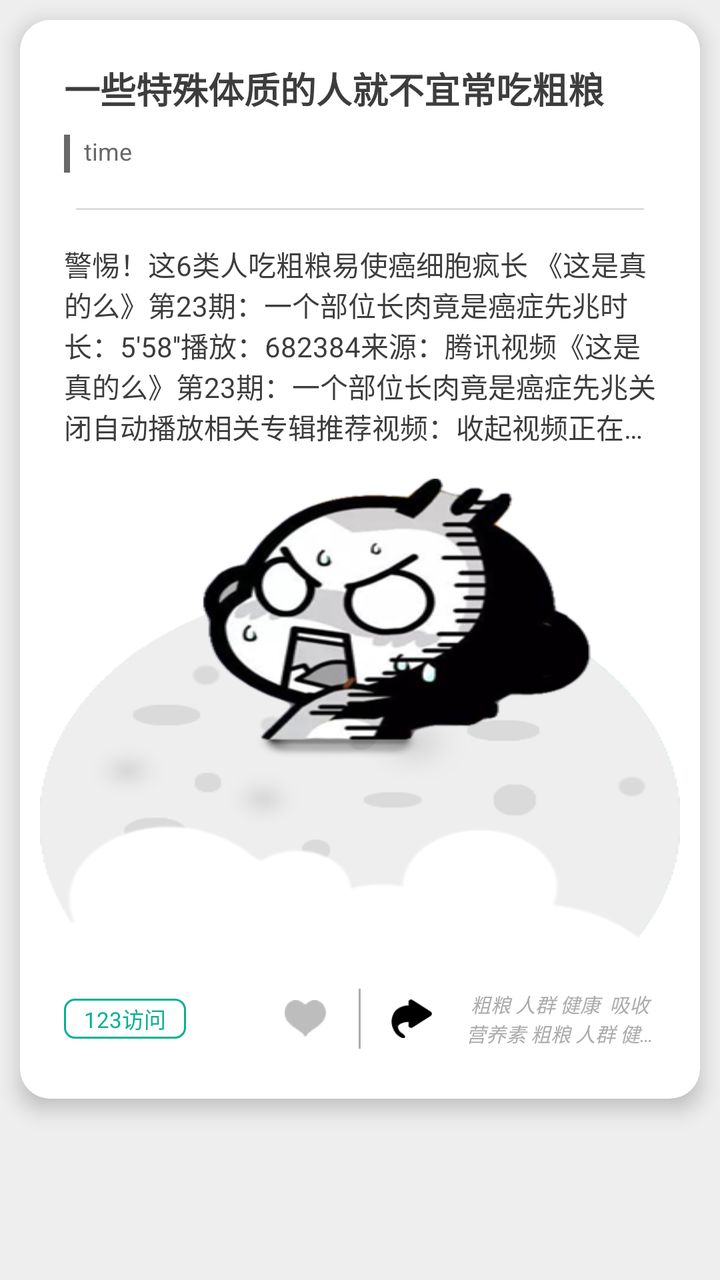
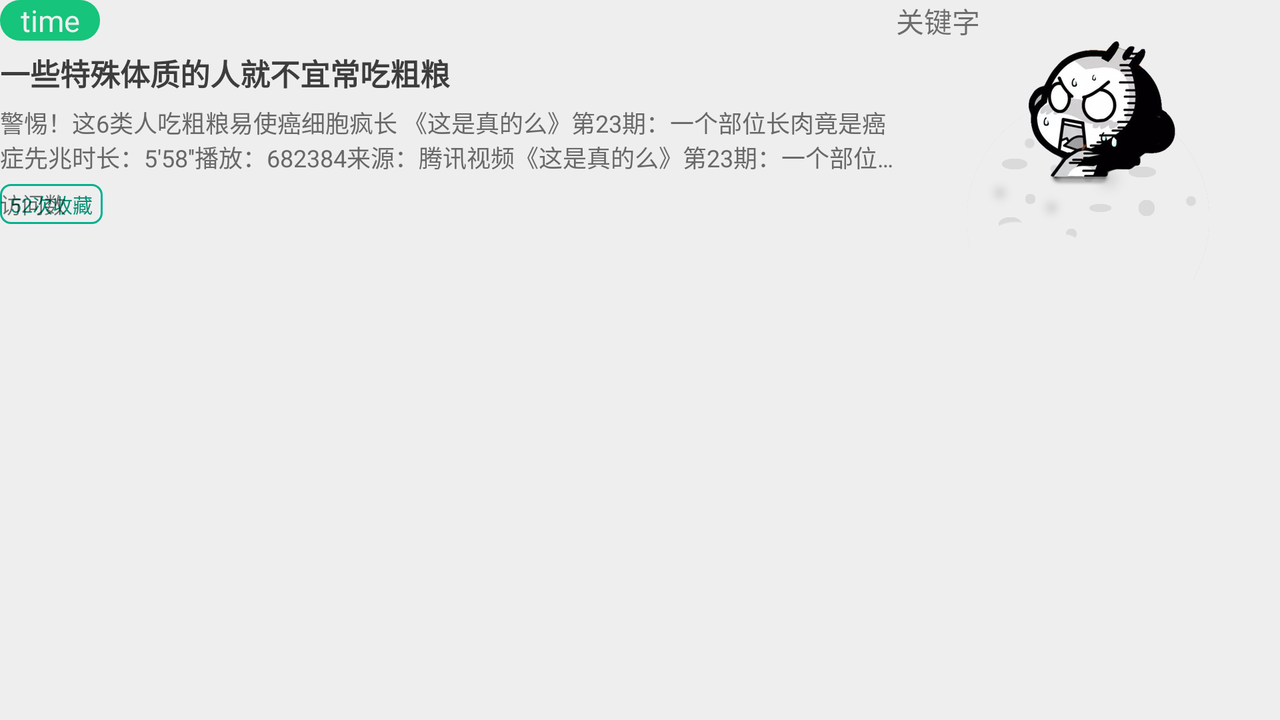

Two renders of one Android screen. The first uses the default layout on a phone; the second uses the alternative layout the repository ships for a different screen configuration, on a matching device. The two XML files are below.
<!-- AndroidManifest.xml: application theme AppTheme -->
<!-- res/layout/fragment_health_rv_item.xml -->
<?xml version="1.0" encoding="utf-8"?>
<LinearLayout xmlns:android="http://schemas.android.com/apk/res/android"
    android:layout_width="match_parent"
    android:layout_height="wrap_content"
    xmlns:app="http://schemas.android.com/apk/res-auto"
    android:orientation="vertical">

    <android.support.v7.widget.CardView
        android:layout_width="wrap_content"
        android:layout_height="wrap_content"
        android:layout_marginBottom="10dp"
        android:layout_marginTop="10dp"
        android:layout_marginLeft="10dp"
        android:layout_marginRight="10dp"
        app:cardCornerRadius="15dp"
        app:cardElevation="6dp"
        >

    <LinearLayout
        android:layout_width="match_parent"
        android:layout_height="match_parent"
        android:layout_marginBottom="16dp"
        android:layout_marginLeft="10dp"
        android:layout_marginRight="10dp"
        android:background="@color/white"
        android:orientation="vertical">

        <LinearLayout
            android:layout_width="match_parent"
            android:layout_height="match_parent"

            android:layout_marginTop="16dp"
            android:orientation="vertical">

            <TextView
                android:id="@+id/health_rv_title"
                android:layout_width="match_parent"
                android:layout_height="wrap_content"
                android:layout_marginLeft="12dp"
                android:layout_marginRight="12dp"
                android:layout_marginTop="5dp"
                android:ellipsize="end"
                android:lines="1"
                android:text="一些特殊体质的人就不宜常吃粗粮"
                android:textColor="@color/white_d_d_d_d"
                android:textSize="18sp"
                android:textStyle="bold" />

            <RelativeLayout
                android:layout_marginLeft="12dp"
                android:layout_marginRight="12dp"
                android:layout_width="match_parent"
                android:layout_height="wrap_content"
                android:layout_marginTop="10dp"

                >

                <TextView
                    android:id="@+id/health_rv_mark"
                    android:layout_width="3dp"
                    android:layout_height="wrap_content"
                    android:background="@color/white_d_d_d" />

                <TextView
                    android:id="@+id/health_rv_time"
                    android:layout_width="wrap_content"
                    android:layout_height="wrap_content"
                    android:layout_marginLeft="10dp"
                    android:gravity="center"
                    android:text="time"
                    android:textColor="@color/white_d_d_d"
                    android:textSize="12sp"

                    />
            </RelativeLayout>

            <TextView
                android:layout_width="match_parent"
                android:layout_height="1px"
                android:layout_marginLeft="18dp"
                android:layout_marginRight="18dp"
                android:layout_marginTop="18dp"
                android:layout_marginBottom="17dp"
                android:background="@color/white_d_d" />

            <TextView
                android:id="@+id/health_rv_description"
                android:layout_width="match_parent"
                android:layout_height="wrap_content"
                android:ellipsize="end"
                android:layout_marginLeft="12dp"
                android:layout_marginRight="12dp"
                android:maxLines="5"
                android:minLines="2"
                android:text="警惕！这6类人吃粗粮易使癌细胞疯长 《这是真的么》第23期：一个部位长肉竟是癌症先兆时长：5'58''播放：682384来源：腾讯视频《这是真的么》第23期：一个部位长肉竟是癌症先兆关闭自动播放相关专辑推荐视频：收起视频正在播放现代生活的精细化和精致化，成为诸多营养疾病的诱因"
                android:textColor="@color/white_d_d_d_d"
                android:textSize="14sp" />

            <ImageView
                android:scaleType="fitXY"
                android:id="@+id/health_rv_image"
                android:layout_width="match_parent"
                android:layout_height="230dp"
                android:layout_marginTop="16dp"
                android:src="@mipmap/tip_error" />

            <RelativeLayout
                android:layout_marginLeft="12dp"
                android:layout_marginRight="12dp"
                android:layout_width="match_parent"
                android:layout_height="@dimen/action_bar_height"
                android:layout_marginTop="16dp"

                >

                <TextView
                    android:textStyle="italic"
                    android:id="@+id/health_rv_key_world"
                    android:layout_width="wrap_content"
                    android:layout_height="match_parent"
                    android:layout_alignParentEnd="true"
                    android:layout_alignParentRight="true"
                    android:layout_centerVertical="true"
                    android:ellipsize="end"
                    android:gravity="center"
                    android:lines="2"
                    android:text="粗粮 人群 健康  吸收 营养素 粗粮 人群 健康  吸收 营养素"
                    android:textColor="@color/white_d_d"
                    android:textSize="10sp"
                    android:layout_toRightOf="@+id/health_rv_collection"
                    android:layout_toEndOf="@+id/health_rv_collection" />


                <TextView
                    android:id="@+id/health_rv_visit"
                    android:layout_width="wrap_content"
                    android:layout_height="wrap_content"
                    android:background="@drawable/health_item_collection"
                    android:gravity="center"
                    android:paddingLeft="10dp"
                    android:paddingRight="10dp"
                    android:text="123访问"
                    android:textColor="@color/green_d"
                    android:textSize="11sp"
                    android:layout_centerVertical="true"
                    android:layout_alignParentLeft="true"
                    android:layout_alignParentStart="true" />

                <TextView
                    android:id="@+id/line004"
                    android:gravity="center"
                    android:background="@color/white_d_d"
                    android:layout_width="1dp"
                    android:layout_height="30dp"
                    android:layout_centerVertical="true"
                    android:layout_centerHorizontal="true"
                    />

                <ImageButton
                    android:scaleX="0.4"
                    android:scaleY="0.4"
                    android:id="@+id/health_rv_collection"
                    android:background="@drawable/share"
                    android:layout_width="wrap_content"
                    android:layout_height="wrap_content"
                    android:layout_centerVertical="true"
                    android:layout_toRightOf="@+id/line004"
                    android:layout_toEndOf="@+id/line004"
                    />

                <ImageButton
                    android:scaleX="0.4"
                    android:scaleY="0.4"
                    android:id="@+id/health_rv_share"
                    android:background="@drawable/health_collection_click"
                    android:layout_width="wrap_content"
                    android:layout_height="wrap_content"
                    android:layout_centerVertical="true"
                    android:layout_toLeftOf="@+id/line004"
                    android:layout_toStartOf="@+id/line004" />

            </RelativeLayout>

        </LinearLayout>
    </LinearLayout>
    </android.support.v7.widget.CardView>
</LinearLayout>
<!-- resources referenced by this layout -->
<resources>
  <color name="green_d">#04b18e</color>
  <color name="white">#ffffff</color>
  <color name="white_d_d">#acacac</color>
  <color name="white_d_d_d">#686868</color>
  <color name="white_d_d_d_d">#3d3d3d</color>
  <dimen name="action_bar_height">48dp</dimen>
  <!-- drawable health_collection_click (drawable) -->
  <?xml version="1.0" encoding="utf-8"?>
  <selector xmlns:android="http://schemas.android.com/apk/res/android">
  
      <item android:state_pressed="true" android:drawable="@drawable/collection_true"></item>
      <item android:drawable="@drawable/collection_false"/>
  </selector>
  <!-- drawable health_item_collection (drawable) -->
  <?xml version="1.0" encoding="utf-8"?>
  <shape xmlns:android="http://schemas.android.com/apk/res/android">
  
      <size
          android:height="20dp"
          android:width="50dp"
          />
  
      <corners
        android:radius="5dp"
          />
  
      <stroke
          android:color="@color/green_d"
          android:width="1dp"
          />
  
  </shape>
  <!-- drawable share: png bitmap (drawable, 2890 bytes) -->
  <!-- mipmap tip_error: png bitmap (mipmap-xxhdpi, 56242 bytes) -->
  <style name="AppTheme" parent="Theme.AppCompat.Light.DarkActionBar">
          
          <item name="colorPrimary">@color/colorPrimary</item>
          <item name="colorPrimaryDark">@color/green_d</item>
          <item name="colorAccent">@color/green_d</item>
          <item name="android:windowBackground">@color/white_d</item>
          <item name="colorControlNormal">@color/white_d</item>
  
          <item name="windowActionBar">false</item>
          <item name="windowNoTitle">true</item>
  
      </style>
  <!-- drawable collection_true: png bitmap (drawable, 3031 bytes) -->
  <!-- drawable collection_false: png bitmap (drawable, 2040 bytes) -->
  <color name="colorPrimary">#04b18e</color>
  <color name="white_d">#eeeeef</color>
</resources>
<!-- res/layout-land/fragment_health_rv_item.xml (the author's variant of the layout above) -->
<!-- drawn on the phone turned sideways -->
<?xml version="1.0" encoding="utf-8"?>
<LinearLayout xmlns:android="http://schemas.android.com/apk/res/android"
    android:layout_width="match_parent"
    android:layout_height="wrap_content"
    android:orientation="horizontal"
    android:layout_marginTop="10dp"
    android:layout_marginBottom="10dp"
    android:layout_marginLeft="16dp"
    android:layout_marginRight="16dp"
    >

    <RelativeLayout
        android:layout_weight="0.7"
        android:layout_width="0dp"
        android:layout_height="wrap_content"
        android:orientation="vertical"
        android:weightSum="1"
        >
        <TextView
            android:textSize="15sp"
            android:textColor="@color/white_d"
            android:gravity="center"
            android:background="@drawable/health_item_time"
            android:id="@+id/health_rv_time"
            android:layout_alignParentLeft="true"
            android:layout_alignParentStart="true"
            android:layout_alignParentTop="true"
            android:text="time"
            android:layout_width="wrap_content"
            android:layout_height="wrap_content"

            />

        <TextView
            android:ellipsize="end"
            android:textColor="@color/white_d_d_d_d"
            android:textStyle="bold"
            android:lines="1"
            android:textSize="15sp"
            android:layout_marginTop="5dp"
            android:id="@+id/health_rv_title"
            android:layout_below="@id/health_rv_time"
            android:text="一些特殊体质的人就不宜常吃粗粮"
            android:layout_width="match_parent"
            android:layout_height="wrap_content"

            />
        <TextView
            android:textColor="@color/white_d_d_d"
            android:ellipsize="end"
            android:lines="2"
            android:textSize="12sp"
            android:layout_marginTop="5dp"
            android:id="@+id/health_rv_description"
            android:layout_below="@id/health_rv_title"
            android:text="警惕！这6类人吃粗粮易使癌细胞疯长 《这是真的么》第23期：一个部位长肉竟是癌症先兆时长：5'58''播放：682384来源：腾讯视频《这是真的么》第23期：一个部位长肉竟是癌症先兆关闭自动播放相关专辑推荐视频：收起视频正在播放现代生活的精细化和精致化，成为诸多营养疾病的诱因"
            android:layout_width="match_parent"
            android:layout_height="wrap_content"
            />
        <RelativeLayout
            android:layout_marginTop="5dp"
            android:layout_below="@id/health_rv_description"
            android:layout_weight="0.4"
            android:layout_width="match_parent"
            android:layout_height="wrap_content"
            >

            <TextView
                android:textColor="@color/green_d_d"
                android:textSize="10sp"
                android:paddingRight="5dp"
                android:paddingLeft="5dp"
                android:gravity="center"
                android:background="@drawable/health_item_collection"
                android:id="@+id/health_rv_colection"
                android:text="52次收藏"
                android:layout_width="wrap_content"
                android:layout_height="wrap_content"
                />

            <TextView
                android:layout_marginLeft="5dp"
                android:gravity="center"
                android:textSize="11sp"
                android:id="@+id/health_rv_comment"
                android:text="25次评论"
                android:layout_width="wrap_content"
                android:layout_height="wrap_content"
                android:layout_toRightOf="@id/health_rv_comment"
                />

            <TextView
                android:gravity="center"
                android:textSize="11sp"
                android:id="@+id/health_rv_visit"
                android:text="访问数"
                android:layout_width="wrap_content"
                android:layout_height="wrap_content"
                android:layout_centerVertical="true"
                />

        </RelativeLayout>


    </RelativeLayout>

    <LinearLayout
        android:layout_weight="0.3"
        android:layout_width="0dp"
        android:layout_height="match_parent"
        android:orientation="vertical"
        >
        <TextView
            android:text="关键字"
            android:id="@+id/health_rv_key_world"
            android:layout_width="match_parent"
            android:layout_height="wrap_content"
            />
        <ImageView
            android:src="@mipmap/tip_error"
            android:id="@+id/health_rv_image"
            android:layout_width="match_parent"
            android:layout_height="wrap_content"
            />

    </LinearLayout>


</LinearLayout>
<!-- resources referenced by the variant -->
<!-- as the phone turned sideways resolves them -->
<resources>
  <color name="green_d_d">#058f73</color>
  <color name="white_d">#eeeeef</color>
  <color name="white_d_d_d">#686868</color>
  <color name="white_d_d_d_d">#3d3d3d</color>
  <!-- drawable health_item_collection (drawable) -->
  <?xml version="1.0" encoding="utf-8"?>
  <shape xmlns:android="http://schemas.android.com/apk/res/android">
  
      <size
          android:height="20dp"
          android:width="50dp"
          />
  
      <corners
        android:radius="5dp"
          />
  
      <stroke
          android:color="@color/green_d"
          android:width="1dp"
          />
  
  </shape>
  <!-- drawable health_item_time (drawable) -->
  <?xml version="1.0" encoding="utf-8"?>
  <shape xmlns:android="http://schemas.android.com/apk/res/android">
  
      <solid
          android:color="@color/health_item_time"
          />
  
      <size
          android:height="20dp"
          android:width="50dp"
          />
  
      <corners
        android:radius="10dp"
          />
  
  </shape>
  <!-- mipmap tip_error: png bitmap (mipmap-xxhdpi, 56242 bytes) -->
  <style name="AppTheme" parent="Theme.AppCompat.Light.DarkActionBar">
          
          <item name="colorPrimary">@color/colorPrimary</item>
          <item name="colorPrimaryDark">@color/green_d</item>
          <item name="colorAccent">@color/green_d</item>
          <item name="android:windowBackground">@color/white_d</item>
          <item name="colorControlNormal">@color/white_d</item>
  
          <item name="windowActionBar">false</item>
          <item name="windowNoTitle">true</item>
  
      </style>
  <color name="green_d">#04b18e</color>
  <color name="health_item_time">#16c47b</color>
  <color name="colorPrimary">#04b18e</color>
</resources>
